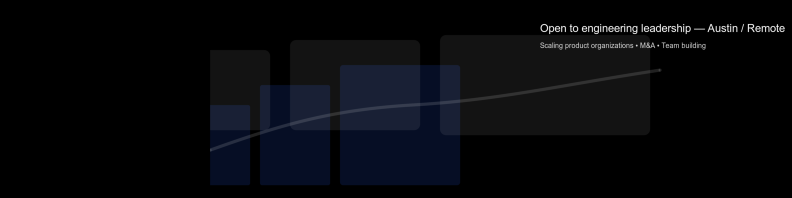
#> input picture img/banner-final.png, 1584 x 396 px, found by its file name (shown at 1/2 size)
$ python annotate_banner.py
#> lines starting #> are read from the running program, lines starting #| are printed output that depends on the picture
#!/usr/bin/env python3
"""
tools/annotate_banner.py

Rasterize `img/banner-combined.svg` to `img/banner-final.png` (if needed) using
ImageMagick, then annotate the PNG with a readable caption and write
`img/banner-final-text.png`.

Usage:
  python3 tools/annotate_banner.py

Notes:
  - Requires Pillow (install with `python3 -m pip install --user pillow`).
  - If `img/banner-final.png` does not exist the script will try to call
    ImageMagick (`magick` or `convert`) to rasterize `img/banner-combined.svg`.
    If ImageMagick isn't installed, the script will print an instructive error
    and exit with a non-zero code.
"""
from __future__ import annotations
import os
import sys
import shutil
import subprocess

SRC_SVG = os.path.join("img", "banner-combined.svg")
SRC_PNG = os.path.join("img", "banner-final.png")
OUT_PNG = os.path.join("img", "banner-final-text.png")
TEXT = "Open to engineering leadership — Austin / Remote"
IMG_WIDTH = 1584
IMG_HEIGHT = 396

def ensure_pillow() -> bool:
    try:
        from PIL import Image  # noqa: F401
        return True
    except Exception:
        print("Pillow is not installed. Install with: python3 -m pip install --user pillow", file=sys.stderr)
        return False

def rasterize_svg() -> bool:
    magick = shutil.which("magick") or shutil.which("convert")
    if not magick:
        print("ImageMagick not found on PATH. Install via Homebrew: 'brew install imagemagick' or install ImageMagick and ensure 'magick' is in your PATH.", file=sys.stderr)
        return False
    cmd = [magick, "-density", "300", SRC_SVG, "-resize", f"{IMG_WIDTH}x{IMG_HEIGHT}!", SRC_PNG]
    print("Rasterizing SVG into PNG with command:", " ".join(cmd))
    try:
        subprocess.check_call(cmd)
        return True
    except subprocess.CalledProcessError as e:
        print("ImageMagick rasterize failed:", e, file=sys.stderr)
        return False

def annotate() -> int:
    try:
        from PIL import Image, ImageDraw, ImageFont
    except Exception:
        print("Pillow is required but not available. Install with: python3 -m pip install --user pillow", file=sys.stderr)
        return 2

    try:
        img = Image.open(SRC_PNG).convert("RGBA")
#> img is the input picture: PIL image 1584x396 RGBA; mean R, G, B, A 7, 8.2, 11.7, 255
    except FileNotFoundError:
        print(f"{SRC_PNG} not found; cannot annotate.", file=sys.stderr)
        return 3

    draw = ImageDraw.Draw(img)
    try:
        font = ImageFont.truetype("/Library/Fonts/Arial.ttf", 26)
    except Exception:
        # Fall back to default bitmap font
        font = ImageFont.load_default()

    text = TEXT
    # Compute text width/height in a Pillow-version-safe way
    try:
        # Pillow >= 8: textbbox is available and more accurate
        bbox = draw.textbbox((0, 0), text, font=font)
#> bbox = (0, 5, 662, 30)
        w = bbox[2] - bbox[0]
#> w = 662
        h = bbox[3] - bbox[1]
#> h = 25
    except Exception:
        try:
            w, h = font.getsize(text)
        except Exception:
            # Fallback: estimate size
            w, h = (len(text) * 8, 24)
    padding = 20
    x = img.width - w - padding - 60
#> x = 842
    y = 40

    # Semi-opaque band behind the text for contrast
    band_x0 = x - padding
#> band_x0 = 822
    band_y0 = y - padding // 2
    band_x1 = img.width - 40
#> band_x1 = 1544
    band_y1 = y + h + padding // 2
#> band_y1 = 75
    draw.rectangle([band_x0, band_y0, band_x1, band_y1], fill=(0, 0, 0, 150))

    # Draw subtle shadow then white text
    draw.text((x + 1, y + 1), text, font=font, fill=(0, 0, 0, 255))
    draw.text((x, y), text, font=font, fill=(255, 255, 255, 255))

    img.save(OUT_PNG)
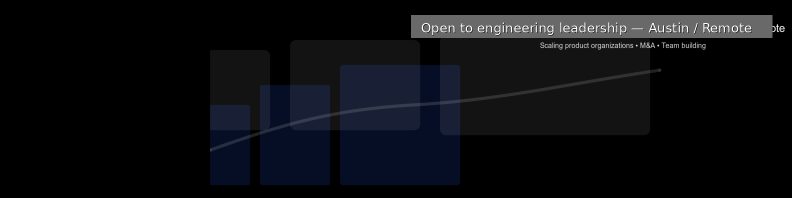
#> saved as banner-final-text.png: PIL image 1584x396 RGBA (shown at 1/2 size); mean R, G, B, A 7.4, 8.6, 12.1, 250.2; transparent parts drawn white
    print("Wrote:", OUT_PNG)
    return 0

def main() -> int:
    # Ensure Pillow is installed before doing anything else
    if not ensure_pillow():
        return 10

    if not os.path.exists(SRC_PNG):
        if not os.path.exists(SRC_SVG):
            print(f"Source SVG {SRC_SVG} is missing. Place a banner SVG in img/ or create {SRC_PNG} manually.", file=sys.stderr)
            return 11
        ok = rasterize_svg()
        if not ok:
            return 12

    return annotate()

if __name__ == '__main__':
    sys.exit(main())
#> (the program exits here)
